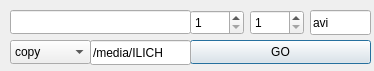
<?xml version="1.0" encoding="UTF-8"?>
<ui version="4.0">
 <class>MainWindow</class>
 <widget class="QMainWindow" name="MainWindow">
  <property name="geometry">
   <rect>
    <x>0</x>
    <y>0</y>
    <width>374</width>
    <height>71</height>
   </rect>
  </property>
  <property name="windowTitle">
   <string>Scopritore</string>
  </property>
  <property name="windowIcon">
   <iconset>
    <normaloff>../../../../../immagini/rarr.png</normaloff>../../../../../immagini/rarr.png</iconset>
  </property>
  <widget class="QWidget" name="centralwidget">
   <widget class="QLineEdit" name="serieName">
    <property name="geometry">
     <rect>
      <x>10</x>
      <y>10</y>
      <width>181</width>
      <height>24</height>
     </rect>
    </property>
   </widget>
   <widget class="QSpinBox" name="serieN">
    <property name="geometry">
     <rect>
      <x>190</x>
      <y>10</y>
      <width>54</width>
      <height>25</height>
     </rect>
    </property>
    <property name="minimum">
     <number>1</number>
    </property>
   </widget>
   <widget class="QSpinBox" name="episodioN">
    <property name="geometry">
     <rect>
      <x>250</x>
      <y>10</y>
      <width>54</width>
      <height>25</height>
     </rect>
    </property>
    <property name="minimum">
     <number>1</number>
    </property>
   </widget>
   <widget class="QPushButton" name="pushButton">
    <property name="geometry">
     <rect>
      <x>190</x>
      <y>40</y>
      <width>181</width>
      <height>24</height>
     </rect>
    </property>
    <property name="focusPolicy">
     <enum>Qt::StrongFocus</enum>
    </property>
    <property name="text">
     <string>GO</string>
    </property>
    <property name="default">
     <bool>true</bool>
    </property>
   </widget>
   <widget class="QComboBox" name="azione">
    <property name="geometry">
     <rect>
      <x>10</x>
      <y>40</y>
      <width>81</width>
      <height>24</height>
     </rect>
    </property>
    <item>
     <property name="text">
      <string>copy</string>
     </property>
    </item>
    <item>
     <property name="text">
      <string>vlc</string>
     </property>
    </item>
   </widget>
   <widget class="QLineEdit" name="path">
    <property name="geometry">
     <rect>
      <x>90</x>
      <y>40</y>
      <width>101</width>
      <height>25</height>
     </rect>
    </property>
    <property name="text">
     <string>/media/ILICH</string>
    </property>
   </widget>
   <widget class="QLineEdit" name="estensione">
    <property name="geometry">
     <rect>
      <x>310</x>
      <y>10</y>
      <width>61</width>
      <height>25</height>
     </rect>
    </property>
    <property name="text">
     <string>avi</string>
    </property>
   </widget>
  </widget>
 </widget>
 <tabstops>
  <tabstop>serieName</tabstop>
  <tabstop>serieN</tabstop>
  <tabstop>episodioN</tabstop>
  <tabstop>estensione</tabstop>
  <tabstop>pushButton</tabstop>
  <tabstop>azione</tabstop>
  <tabstop>path</tabstop>
 </tabstops>
 <resources/>
 <connections/>
</ui>
